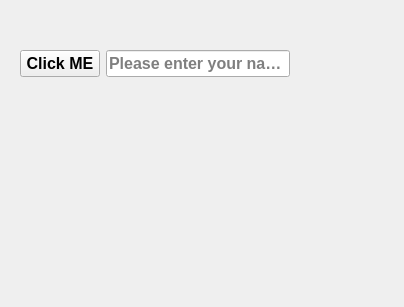
<?xml version="1.0" encoding="UTF-8"?>
<ui version="4.0">
 <class>Form</class>
 <widget class="QWidget" name="Form">
  <property name="geometry">
   <rect>
    <x>0</x>
    <y>0</y>
    <width>404</width>
    <height>307</height>
   </rect>
  </property>
  <property name="windowTitle">
   <string>QtDesigner Application</string>
  </property>
  <widget class="QWidget" name="">
   <property name="geometry">
    <rect>
     <x>20</x>
     <y>50</y>
     <width>270</width>
     <height>64</height>
    </rect>
   </property>
   <layout class="QVBoxLayout" name="verticalLayout_2">
    <item>
     <layout class="QVBoxLayout" name="verticalLayout">
      <item>
       <layout class="QHBoxLayout" name="horizontalLayout">
        <item>
         <widget class="QPushButton" name="btn_click">
          <property name="font">
           <font>
            <pointsize>12</pointsize>
            <bold>true</bold>
           </font>
          </property>
          <property name="text">
           <string>Click ME</string>
          </property>
         </widget>
        </item>
        <item>
         <widget class="QLineEdit" name="lineEdit">
          <property name="font">
           <font>
            <pointsize>12</pointsize>
            <bold>true</bold>
           </font>
          </property>
          <property name="text">
           <string/>
          </property>
          <property name="placeholderText">
           <string>Please enter your name</string>
          </property>
         </widget>
        </item>
       </layout>
      </item>
     </layout>
    </item>
    <item>
     <widget class="QLabel" name="label">
      <property name="font">
       <font>
        <pointsize>12</pointsize>
        <bold>true</bold>
       </font>
      </property>
      <property name="styleSheet">
       <string notr="true">QLabel {
color:red
}</string>
      </property>
      <property name="text">
       <string/>
      </property>
     </widget>
    </item>
   </layout>
  </widget>
 </widget>
 <resources/>
 <connections/>
</ui>
